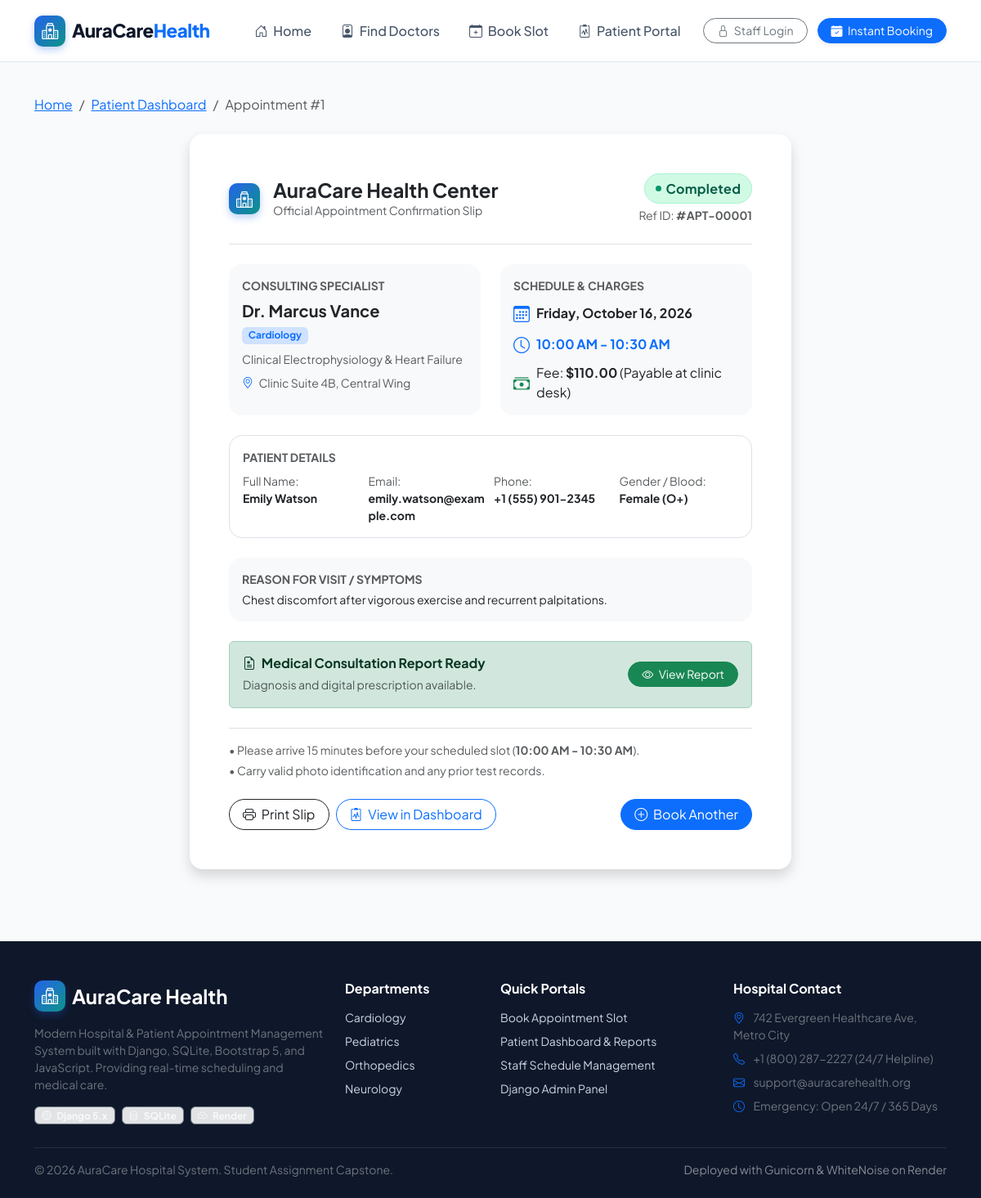
The app's page /appointments/1/ with its own data.
### hospital_app/models.py (models this page shows, shortened)
class Appointment(models.Model):
    patient = models.ForeignKey(Patient, on_delete=models.CASCADE, related_name='appointments')
    doctor = models.ForeignKey(Doctor, on_delete=models.CASCADE, related_name='appointments')
    date = models.DateField()
    time_slot = models.CharField(max_length=50, choices=TIME_SLOT_CHOICES)
    reason = models.TextField(help_text="Chief complaint or consultation reason")
    status = models.CharField(max_length=20, choices=STATUS_CHOICES, default='Pending')
    cancellation_reason = models.TextField(blank=True, null=True)
    created_at = models.DateTimeField(auto_now_add=True)
    class Meta:
        ordering = ['-date', 'time_slot']
        constraints = [
            models.UniqueConstraint(
                fields=['doctor', 'date', 'time_slot'],
                condition=~models.Q(status='Cancelled'),
                name='unique_active_doctor_appointment_slot'
            )
        ]

class Doctor(models.Model):
    name = models.CharField(max_length=150, help_text="Full doctor name, e.g., Dr. Sarah Jenkins")
    department = models.CharField(max_length=50, choices=DEPARTMENT_CHOICES)
    specialization = models.CharField(max_length=200, help_text="Detailed specialization e.g., Interventional Cardiology")
    consultation_fee = models.DecimalField(max_digits=10, decimal_places=2, default=50.00)
    available_days = models.CharField(
        max_length=255,
        default="Monday, Tuesday, Wednesday, Thursday, Friday",
        help_text="Comma-separated days, e.g. Monday, Tuesday, Wednesday"
    )
    is_active = models.BooleanField(default=True, help_text="Designates whether this doctor is currently active.")
    qualification = models.CharField(max_length=150, default="MBBS, MD", help_text="Degrees & certifications")
    experience_years = models.PositiveIntegerField(default=5, help_text="Years of clinical experience")
    email = models.EmailField(blank=True, null=True)
    phone = models.CharField(max_length=20, blank=True, null=True)
    bio = models.TextField(blank=True, help_text="Professional summary and background")
    profile_image = models.URLField(
        blank=True,
        null=True,
        help_text="Direct URL to doctor's portrait or avatar"
    )
    class Meta:
        ordering = ['department', 'name']

class Patient(models.Model):
    user = models.ForeignKey(User, on_delete=models.SET_NULL, null=True, blank=True, related_name='patient_profiles')
    first_name = models.CharField(max_length=100)
    last_name = models.CharField(max_length=100)
    email = models.EmailField()
    phone = models.CharField(max_length=20)
    date_of_birth = models.DateField(null=True, blank=True)
    gender = models.CharField(max_length=10, choices=GENDER_CHOICES, default='Male')
    blood_group = models.CharField(max_length=5, choices=BLOOD_GROUP_CHOICES, blank=True, null=True)
    address = models.TextField(blank=True)
    created_at = models.DateTimeField(auto_now_add=True)
    class Meta:
        ordering = ['-created_at']
    @property
    def full_name(self):
        return f"{self.first_name} {self.last_name}"

### hospital_app/views.py (the view)
# urls.py: path('appointments/<int:pk>/', views.appointment_detail, name='appointment_detail'),
def appointment_detail(request, pk):
    appointment = get_object_or_404(Appointment, pk=pk)
    report = getattr(appointment, 'report', None)
    context = {
        'appointment': appointment,
        'report': report,
    }
    return render(request, 'hospital_app/appointment_detail.html', context)

### hospital_app/templates/hospital_app/appointment_detail.html (shortened to what this page needs)
{% extends 'hospital_app/base.html' %}
{% load static %}
{% block content %}
<div class="container py-4">
    <div class="mb-4 no-print">
        <nav aria-label="breadcrumb">
            <ol class="breadcrumb small">
                <li class="breadcrumb-item"><a href="{% url 'home' %}">Home</a></li>
                <li class="breadcrumb-item"><a href="{% url 'patient_dashboard' %}">Patient Dashboard</a></li>
                <li class="breadcrumb-item active" aria-current="page">Appointment #{{ appointment.id }}</li>
            </ol>
        </nav>
    </div>
    <div class="row justify-content-center">
        <div class="col-lg-8">
            <div class="card border-0 shadow rounded-4 p-4 p-md-5 bg-white appointment-slip">
                <div class="d-flex flex-column flex-md-row justify-content-between align-items-start align-items-md-center gap-3 pb-4 mb-4 border-bottom">
                    <div class="d-flex align-items-center gap-3">
                        <div class="brand-icon">
                            <i class="bi bi-hospital"></i>
                        </div>
                        <div>
                            <h4 class="fw-bold mb-0">AuraCare Health Center</h4>
                            <p class="small text-muted mb-0">Official Appointment Confirmation Slip</p>
                        </div>
                    </div>
                    <div class="text-md-end">
                        <div class="badge-status badge-{{ appointment.status }} fs-6">
                            <span class="status-dot"></span>
                            {{ appointment.status }}
                        </div>
                        <div class="small text-muted mt-1">Ref ID: <strong>#APT-{{ appointment.id|stringformat:"05d" }}</strong></div>
                    </div>
                </div>
                <div class="row g-4 mb-4">
                    <div class="col-md-6">
                        <div class="p-3 rounded-4 bg-light h-100">
                            <span class="text-uppercase small fw-bold text-muted d-block mb-2">Consulting Specialist</span>
                            <h5 class="fw-bold text-dark mb-1">{{ appointment.doctor.name }}</h5>
                            <span class="badge bg-primary-subtle text-primary mb-2">{{ appointment.doctor.department }}</span>
                            <div class="small text-muted">{{ appointment.doctor.specialization }}</div>
                            <div class="small text-muted mt-2">
                                <i class="bi bi-geo-alt me-1 text-primary"></i> Clinic Suite 4B, Central Wing
                            </div>
                        </div>
                    </div>
                    <div class="col-md-6">
                        <div class="p-3 rounded-4 bg-light h-100">
                            <span class="text-uppercase small fw-bold text-muted d-block mb-2">Schedule & Charges</span>
                            <div class="d-flex align-items-center gap-2 mb-2">
                                <i class="bi bi-calendar3 text-primary fs-5"></i>
                                <span class="fw-bold text-dark">{{ appointment.date|date:"l, F j, Y" }}</span>
                            </div>
                            <div class="d-flex align-items-center gap-2 mb-2">
                                <i class="bi bi-clock text-primary fs-5"></i>
                                <span class="fw-bold text-primary">{{ appointment.time_slot }}</span>
                            </div>
                            <div class="d-flex align-items-center gap-2">
                                <i class="bi bi-cash-stack text-success fs-5"></i>
                                <span>Fee: <strong class="text-dark">${{ appointment.doctor.consultation_fee }}</strong> (Payable at clinic desk)</span>
                            </div>
                        </div>
                    </div>
                    <div class="col-12">
                        <div class="p-3 rounded-4 border bg-white">
                            <span class="text-uppercase small fw-bold text-muted d-block mb-2">Patient Details</span>
                            <div class="row g-2 small">
                                <div class="col-sm-6 col-md-3">
                                    <span class="text-muted d-block">Full Name:</span>
                                    <strong class="text-dark">{{ appointment.patient.full_name }}</strong>
                                </div>
                                <div class="col-sm-6 col-md-3">
                                    <span class="text-muted d-block">Email:</span>
                                    <strong class="text-dark">{{ appointment.patient.email }}</strong>
                                </div>
                                <div class="col-sm-6 col-md-3">
                                    <span class="text-muted d-block">Phone:</span>
                                    <strong class="text-dark">{{ appointment.patient.phone }}</strong>
                                </div>
                                <div class="col-sm-6 col-md-3">
                                    <span class="text-muted d-block">Gender / Blood:</span>
                                    <strong class="text-dark">{{ appointment.patient.gender }} {% if appointment.patient.blood_group %}({{ appointment.patient.blood_group }}){% endif %}</strong>
                                </div>
                            </div>
                        </div>
                    </div>
                    <div class="col-12">
                        <div class="p-3 rounded-4 bg-light">
                            <span class="text-uppercase small fw-bold text-muted d-block mb-1">Reason for Visit / Symptoms</span>
                            <p class="mb-0 text-dark small">{{ appointment.reason }}</p>
                        </div>
                    </div>
                    {% if appointment.status == 'Completed' and report %}
                        <div class="col-12">
                            <div class="alert alert-success d-flex justify-content-between align-items-center mb-0">
                                <div>
                                    <h6 class="fw-bold mb-1"><i class="bi bi-file-earmark-medical me-1"></i> Medical Consultation Report Ready</h6>
                                    <span class="small text-muted">Diagnosis and digital prescription available.</span>
                                </div>
                                <a href="{% url 'view_report' report.id %}" class="btn btn-success btn-sm rounded-pill px-3">
                                    <i class="bi bi-eye me-1"></i> View Report
                                </a>
                            </div>
                        </div>
                    {% endif %}
                </div>
                <div class="small text-muted border-top pt-3 mb-4">
                    <p class="mb-1">&bull; Please arrive 15 minutes before your scheduled slot (<strong>{{ appointment.time_slot }}</strong>).</p>
                    <p class="mb-0">&bull; Carry valid photo identification and any prior test records.</p>
                </div>
                <div class="d-flex flex-wrap justify-content-between align-items-center gap-2 no-print">
                    <div class="d-flex gap-2">
                        <button type="button" class="btn btn-outline-dark rounded-pill px-3 btn-print">
                            <i class="bi bi-printer me-1"></i> Print Slip
                        </button>
                        <a href="{% url 'patient_dashboard' %}?email={{ appointment.patient.email }}" class="btn btn-outline-primary rounded-pill px-3">
                            <i class="bi bi-clipboard2-pulse me-1"></i> View in Dashboard
                        </a>
                    </div>
                    <div class="d-flex gap-2">
                        <a href="{% url 'book_appointment' %}" class="btn btn-primary rounded-pill px-3">
                            <i class="bi bi-plus-circle me-1"></i> Book Another
                        </a>
                    </div>
                </div>
            </div>
        </div>
    </div>
</div>
{% endblock %}

### hospital_app/static/css/style.css (style rules this page uses)
:root { --primary-blue: #1e40af; --primary-blue-dark: #0f172a; --primary-blue-light: #3b82f6; --teal-accent: #0d9488; --teal-light: #ccfbf1; --emerald-green: #059669; --emerald-light: #d1fae5; --warning-amber: #d97706; --warning-light: #fef3c7; --danger-rose: #e11d48; --danger-light: #ffe4e6; --bg-page: #f8fafc; --bg-card: #ffffff; --text-main: #0f172a; --text-muted: #64748b; --border-soft: #e2e8f0; --radius-sm: 8px; --radius-md: 14px; --radius-lg: 20px; --shadow-subtle: 0 4px 6px -1px rgba(0, 0, 0, 0.05), 0 2px 4px -2px rgba(0, 0, 0, 0.05); --shadow-card: 0 10px 25px -5px rgba(15, 23, 42, 0.08), 0 8px 10px -6px rgba(15, 23, 42, 0.04); --shadow-hover: 0 20px 30px -10px rgba(30, 64, 175, 0.15), 0 10px 15px -5px rgba(15, 23, 42, 0.06); --transition: all 0.25s cubic-bezier(0.16, 1, 0.3, 1); }
body { font-family: 'Plus Jakarta Sans', 'Inter', -apple-system, BlinkMacSystemFont, sans-serif; background-color: var(--bg-page); color: var(--text-main); min-height: 100vh; display: flex; flex-direction: column; }
.brand-icon { width: 38px; height: 38px; background: linear-gradient(135deg, #2563eb, #0d9488); border-radius: 10px; display: flex; align-items: center; justify-content: center; color: white; font-size: 1.25rem; box-shadow: 0 4px 10px rgba(37, 99, 235, 0.3); }
.badge-status { padding: 0.35rem 0.8rem; border-radius: 50px; font-size: 0.75rem; font-weight: 700; letter-spacing: 0.3px; display: inline-flex; align-items: center; gap: 0.35rem; }
.badge-Completed { background: #d1fae5; color: #065f46; border: 1px solid #a7f3d0; }
.status-dot { width: 7px; height: 7px; border-radius: 50%; display: inline-block; }
.badge-Completed .status-dot { background-color: #059669; }

### records on screen
Appointment: id "1", status "Completed", id "00001", doctor.name "Dr. Marcus Vance", doctor.department "Cardiology", doctor.specialization "Clinical Electrophysiology & Heart Failure", date "Friday, October 16, 2026", time_slot "10:00 AM - 10:30 AM", doctor.consultation_fee "110.00", patient.full_name "Emily Watson", patient.email "emily.watson@example.com", patient.phone "+1 (555) 901-2345", patient.gender "Female", patient.blood_group "O+", reason "Chest discomfort after vigorous exercise and recurrent palpitations."
